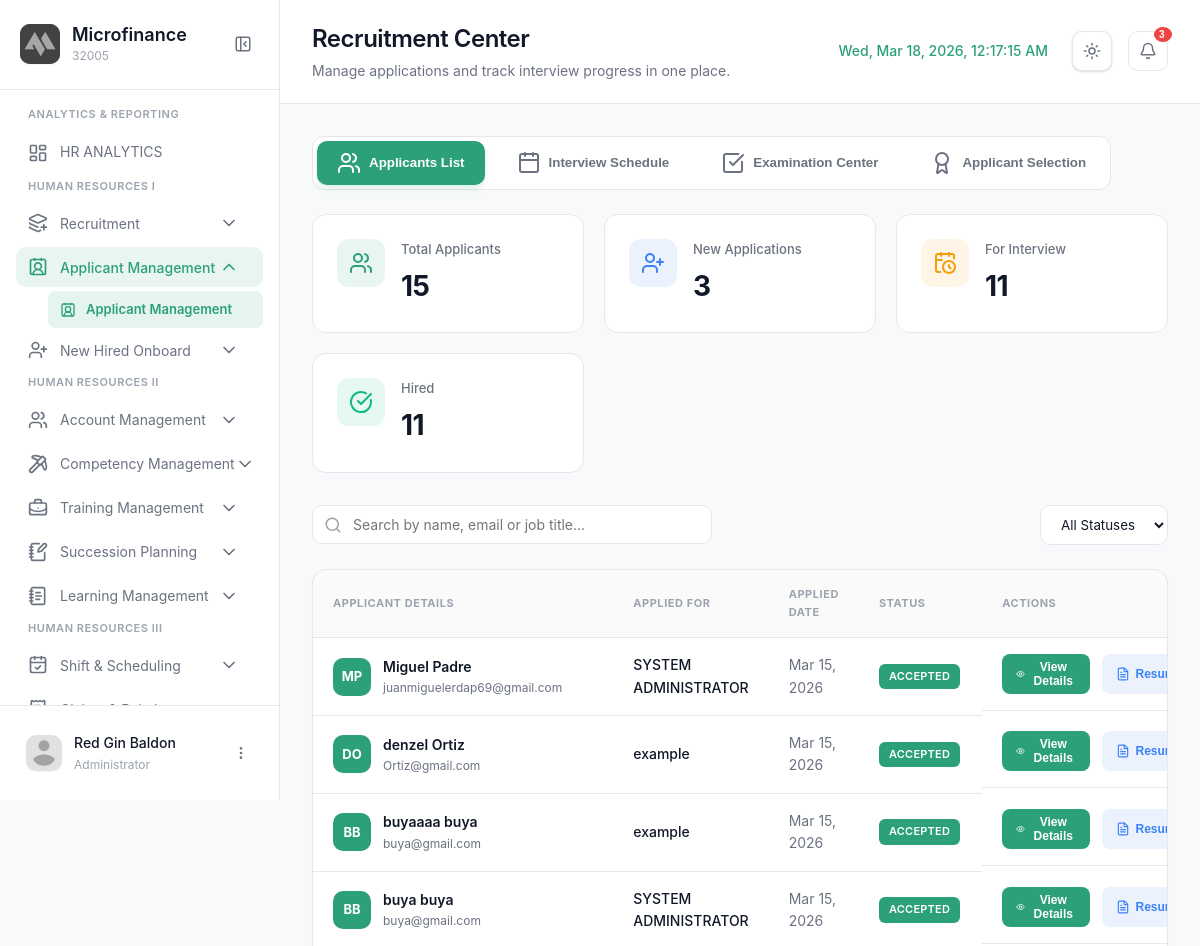
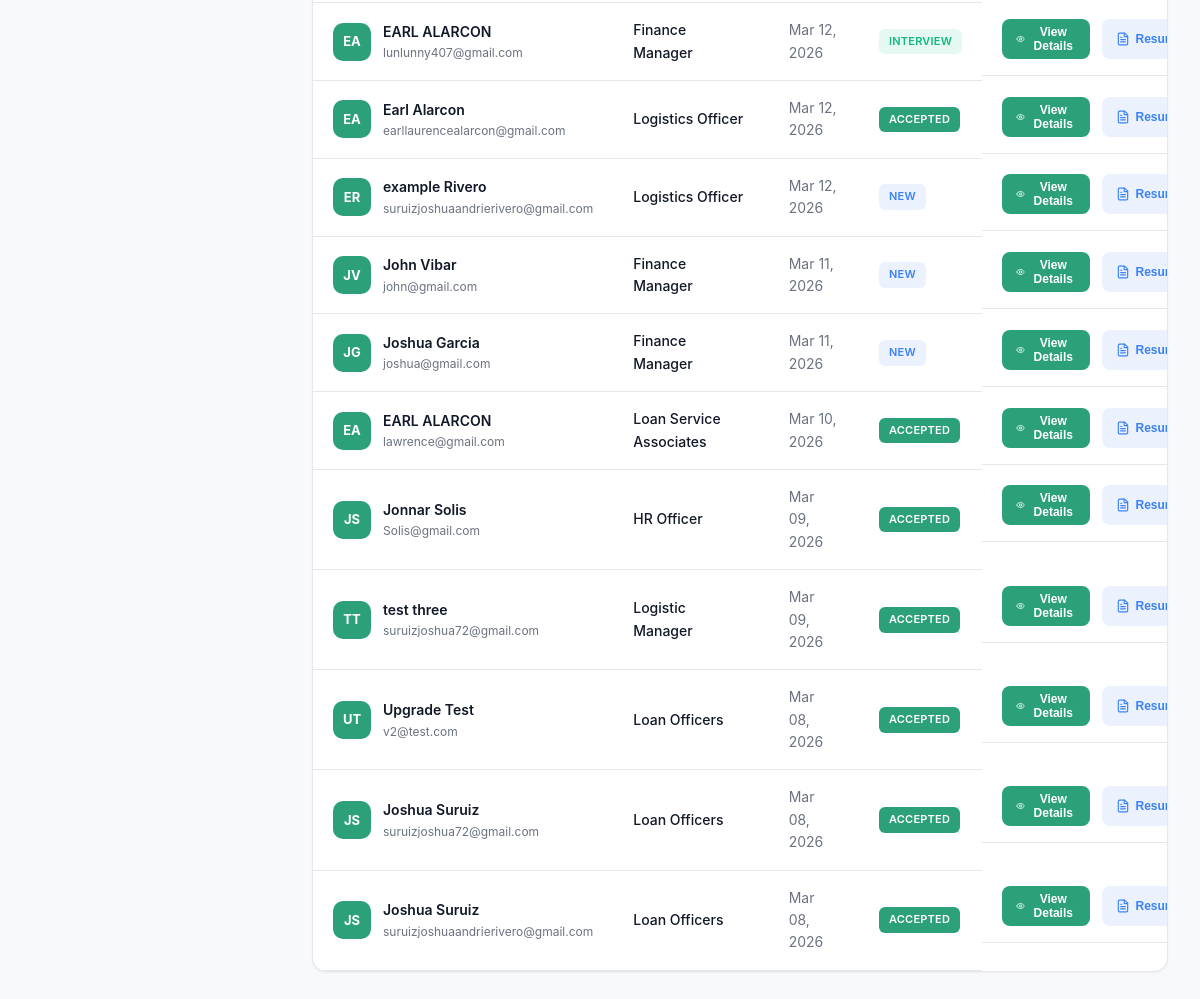
The app's page /modules/admin/applicationmgt.php (signed in) with its own data (2 pictures, top to bottom).
### tables this page shows
CREATE TABLE `applicants` (
  `ApplicantID` int(11) NOT NULL,
  `PostID` int(11) NOT NULL,
  `FirstName` varchar(100) NOT NULL,
  `MiddleName` varchar(100) DEFAULT NULL,
  `LastName` varchar(100) NOT NULL,
  `Email` varchar(150) NOT NULL,
  `Phone` varchar(20) NOT NULL,
  `Gender` varchar(20) DEFAULT NULL,
  `DateOfBirth` date DEFAULT NULL,
  `PermanentAddress` text DEFAULT NULL,
  `EmergencyContactName` varchar(200) DEFAULT NULL,
  `EmergencyRelationship` varchar(50) DEFAULT NULL,
  `EmergencyPhone` varchar(20) DEFAULT NULL,
  `ResumePath` varchar(255) DEFAULT NULL,
  `GovIDPath` varchar(255) DEFAULT NULL,
  `ClearancePath` varchar(255) DEFAULT NULL,
  `TORPath` varchar(255) DEFAULT NULL,
  `IDPicturePath` varchar(255) DEFAULT NULL,
  `Status` enum('New','Reviewed','Shortlisted','Interview','Rejected','Accepted') DEFAULT 'New',
  `AppliedAt` timestamp NOT NULL DEFAULT current_timestamp(),
  `ApprovalStatus` varchar(50) DEFAULT 'Pending Manager Approval',
  `ExamScore` int(11) DEFAULT NULL,
  `ExamStatus` varchar(50) DEFAULT 'Pending',
  `ResumeScore` int(11) DEFAULT 0
);

CREATE TABLE `job_postings` (
  `PostID` int(11) NOT NULL,
  `RequisitionID` int(11) NOT NULL,
  `Title` varchar(255) NOT NULL,
  `Department` varchar(100) DEFAULT NULL,
  `Location` varchar(100) DEFAULT 'Metro Manila',
  `JobType` enum('Full-time','Part-time','Contract','Temporary') DEFAULT 'Full-time',
  `SalaryType` varchar(50) DEFAULT NULL,
  `SalaryRange` varchar(100) DEFAULT NULL,
  `Category` enum('Technology','Design','Marketing','Human Resources','Finance','Operations') DEFAULT 'Operations',
  `Description` text DEFAULT NULL,
  `Responsibilities` text DEFAULT NULL,
  `Requirements` text DEFAULT NULL,
  `Status` enum('Live','Closed','Archived') DEFAULT 'Live',
  `CreatedAt` timestamp NOT NULL DEFAULT current_timestamp()
);

### modules/admin/applicationmgt.php (the view, shortened to what this page needs)
<?php
require_once '../../config/config.php';
$page = 'applicationmgt';
$module = 'applicationmgt';
$stats = [
    'Total' => $conn->query("SELECT COUNT(*) FROM applicants")->fetch_row()[0],
    'New' => $conn->query("SELECT COUNT(*) FROM applicants WHERE Status = 'New'")->fetch_row()[0],
    'Shortlisted' => $conn->query("SELECT COUNT(*) FROM applicants WHERE Status = 'Shortlisted'")->fetch_row()[0],
    'Accepted' => $conn->query("SELECT COUNT(*) FROM applicants WHERE Status = 'Accepted'")->fetch_row()[0]
];
$query = "SELECT a.*, j.Title as JobTitle
          FROM applicants a
          JOIN job_postings j ON a.PostID = j.PostID
          ORDER BY a.AppliedAt DESC";
$applicants = $conn->query($query);
$interviewQuery = "SELECT s.*, a.FirstName, a.LastName, a.Email, a.Status, j.Title as JobTitle, u.Username as InterviewerName
                  FROM interview_schedules s
                  JOIN applicants a ON s.ApplicantID = a.ApplicantID
                  JOIN job_postings j ON a.PostID = j.PostID
                  JOIN useraccounts u ON s.InterviewerID = u.AccountID
                  ORDER BY s.InterviewDate ASC, s.InterviewTime ASC";
$interviews = $conn->query($interviewQuery);
?>
<!DOCTYPE html>
<html lang="en">
<head>
  <link rel="stylesheet" href="../../css/applicationmgt.css?v=<?php echo time(); ?>">
</head>
<body>
  <aside class="sidebar" id="sidebar">
    <div class="sidebar-header">
      <div class="logo-container">
        <div class="logo-wrapper">
          <img src="../../img/logo.png" alt="Logo" class="logo">
        </div>
        <div class="logo-text">
          <h2 class="app-name">Microfinance</h2>
          <span class="app-tagline">32005</span>
        </div>
      </div>
      <button class="sidebar-toggle" id="sidebarToggle">
        <i data-lucide="panel-left-close"></i>
      </button>
    </div>
     <nav class="sidebar-nav">
      <div class="nav-section">
        <span class="nav-section-title">ANALYTICS & REPORTING</span>
        <a href="dashboard.php" class="nav-item">
          <i data-lucide="layout-dashboard"></i>
          <span>HR ANALYTICS</span>
        </a>
      </div>
      <div class="nav-section">
        <span class="nav-section-title">HUMAN RESOURCES I</span>
        <div class="nav-item-group <?php echo ($module === 'recruitment') ? 'active' : ''; ?>">
          <button class="nav-item has-submenu" data-module="recruitment">
            <div class="nav-item-content">
              <i data-lucide="layers-plus"></i>
              <span>Recruitment</span>
            </div>
            <i data-lucide="chevron-down" class="submenu-icon"></i>
          </button>
        </div>
        <div class="nav-item-group <?php echo ($module === 'applicationmgt') ? 'active' : ''; ?>">
          <button class="nav-item has-submenu <?php echo ($module === 'applicationmgt') ? 'active' : ''; ?>" data-module="applicationmgt">
            <div class="nav-item-content">
              <i data-lucide="contact-round"></i>
              <span>Applicant Management</span>
            </div>
            <i data-lucide="chevron-down" class="submenu-icon"></i>
          </button>
          <div class="submenu" id="submenu-applicationmgt">
            <a href="applicationmgt.php" class="submenu-item <?php echo ($page === 'applicationmgt') ? 'active' : ''; ?>">
              <i data-lucide="contact-round"></i>
              <span>Applicant Management</span>
            </a>
          </div>
        </div>
        <div class="nav-item-group <?php echo ($module === 'newhiredonboard') ? 'active' : ''; ?>">
          <button class="nav-item has-submenu" data-module="newhiredonboard">
            <div class="nav-item-content">
              <i data-lucide="user-plus"></i>
              <span>New Hired Onboard</span>
            </div>
            <i data-lucide="chevron-down" class="submenu-icon"></i>
          </button>
        </div>
      </div>
      <div class="nav-section">
        <span class="nav-section-title">HUMAN RESOURCES II</span>
        <div class="nav-item-group <?php echo ($module === 'accounts') ? 'active' : ''; ?>">
          <button class="nav-item has-submenu <?php echo ($module === 'accounts') ? 'active' : ''; ?>" data-module="accounts">
            <div class="nav-item-content">
              <i data-lucide="users"></i>
              <span>Account Management</span>
            </div>
            <i data-lucide="chevron-down" class="submenu-icon"></i>
          </button>
        </div>
        <div class="nav-item-group <?php echo ($module === 'competency') ? 'active' : ''; ?>">
          <button class="nav-item has-submenu <?php echo ($module === 'competency') ? 'active' : ''; ?>" data-module="competency">
              <div class="nav-item-content">
                <i data-lucide="pickaxe"></i>
                <span>Competency Management</span>
              </div>
              <i data-lucide="chevron-down" class="submenu-icon"></i>
            </button>
            </div>
        <div class="nav-item-group <?php echo ($module === 'training') ? 'active' : ''; ?>">
          <button class="nav-item has-submenu <?php echo ($module === 'training') ? 'active' : ''; ?>" data-module="training">
              <div class="nav-item-content">
                <i data-lucide="briefcase-business"></i>
                <span>Training Management</span>
              </div>
              <i data-lucide="chevron-down" class="submenu-icon"></i>
            </button>
        </div>
        <div class="nav-item-group <?php echo ($module === 'succession') ? 'active' : ''; ?>">
          <button class="nav-item has-submenu <?php echo ($module === 'succession') ? 'active' : ''; ?>" data-module="succession">
              <div class="nav-item-content">
                <i data-lucide="notebook-pen"></i>
                <span>Succession Planning</span>
              </div>
              <i data-lucide="chevron-down" class="submenu-icon"></i>
            </button>
        </div>
        <div class="nav-item-group <?php echo ($module === 'learning') ? 'active' : ''; ?>">
          <button class="nav-item has-submenu <?php echo ($module === 'learning') ? 'active' : ''; ?>" data-module="learning">
              <div class="nav-item-content">
                <i data-lucide="notebook-text"></i>
                <span>Learning Management</span>
              </div>
              <i data-lucide="chevron-down" class="submenu-icon"></i>
            </button>
        </div>
      </div>
      <div class="nav-section">
            <span class="nav-section-title">HUMAN RESOURCES III</span>
          <div class="nav-item-group <?php echo ($module === 'shift') ? 'active' : ''; ?>">
            <button class="nav-item has-submenu <?php echo ($module === 'shift') ? 'active' : ''; ?>" data-module="shift">
              <div class="nav-item-content">
                <i data-lucide="calendar-check"></i>
                <span>Shift & Scheduling</span>
              </div>
              <i data-lucide="chevron-down" class="submenu-icon"></i>
            </button>
        </div>
        <div class="nav-item-group <?php echo ($module === 'claims') ? 'active' : ''; ?>">
          <button class="nav-item has-submenu <?php echo ($module === 'claims') ? 'active' : ''; ?>" data-module="claims">
              <div class="nav-item-content">
                <i data-lucide="receipt-text"></i>
                <span>Claims & Reimbursements</span>
              </div>
              <i data-lucide="chevron-down" class="submenu-icon"></i>
            </button>
        </div>
    </nav>
    <div class="sidebar-footer">
      <div class="user-profile">
        <div class="user-avatar">
          <img src="../../img/profile.png" alt="User">
        </div>
        <div class="user-info">
          <span class="user-name"><?php echo htmlspecialchars($_SESSION['username'] ?? 'Admin'); ?></span>
          <span class="user-role">Administrator</span>
        </div>
        <button class="user-menu-btn" id="userMenuBtn">
          <i data-lucide="more-vertical"></i>
        </button>
      </div>
    </div>
  </aside>
  <main class="main-content">
    <header class="page-header">
      <div class="header-left">
        <div class="header-title">
          <h1>Recruitment Center</h1>
          <p>Manage applications and track interview progress in one place.</p>
        </div>
      </div>
      <div class="header-right">
        <div class="header-clock">
          <span id="realTimeClock"></span>
        </div>
        <button class="theme-toggle" id="themeToggle" aria-label="Toggle theme">
          <i data-lucide="sun" class="sun-icon"></i>
        </button>
        <button class="icon-btn">
          <i data-lucide="bell"></i>
          <span class="badge" id="notifBadge" style="background:#ef4444; position:absolute; top:-5px; right:-5px; font-size:10px; padding:2px 5px; color:white; border-radius:50%;"><?php echo $stats['New']; ?></span>
        </button>
      </div>
    </header>
    <div class="content-wrapper">
      <div class="tabs-container">
        <button class="tab-btn active" data-tab="applicants">
          <i data-lucide="users"></i>
          <span>Applicants List</span>
        </button>
        <button class="tab-btn" data-tab="interviews">
          <i data-lucide="calendar"></i>
          <span>Interview Schedule</span>
        </button>
        <button class="tab-btn" data-tab="hiring">
          <i data-lucide="check-square"></i>
          <span>Examination Center</span>
        </button>
        <button class="tab-btn" data-tab="selection">
          <i data-lucide="award"></i>
          <span>Applicant Selection</span>
        </button>
      </div>
      <div id="applicantsTab" class="tab-content active">
        <div class="stats-grid">
          <div class="stat-card">
            <div class="stat-icon" style="background: rgba(44, 160, 120, 0.1); color: var(--brand-green);">
              <i data-lucide="users"></i>
            </div>
            <div class="stat-content">
              <span class="stat-label">Total Applicants</span>
              <h3 class="stat-value"><?php echo number_format($stats['Total']); ?></h3>
            </div>
          </div>
          <div class="stat-card">
            <div class="stat-icon" style="background: rgba(59, 130, 246, 0.1); color: #3b82f6;">
              <i data-lucide="user-plus"></i>
            </div>
            <div class="stat-content">
              <span class="stat-label">New Applications</span>
              <h3 class="stat-value"><?php echo $stats['New']; ?></h3>
            </div>
          </div>
          <div class="stat-card">
            <div class="stat-icon" style="background: rgba(245, 158, 11, 0.1); color: #f59e0b;">
              <i data-lucide="calendar-clock"></i>
            </div>
            <div class="stat-content">
              <span class="stat-label">For Interview</span>
              <h3 class="stat-value"><?php echo ($interviews ? $interviews->num_rows : 0); ?></h3>
            </div>
          </div>
          <div class="stat-card">
            <div class="stat-icon" style="background: rgba(16, 185, 129, 0.1); color: #10b981;">
              <i data-lucide="check-circle"></i>
            </div>
            <div class="stat-content">
              <span class="stat-label">Hired</span>
              <h3 class="stat-value"><?php echo $stats['Accepted']; ?></h3>
            </div>
          </div>
        </div>
        <div class="toolbar">
          <div class="search-box">
            <input type="text" id="applicantSearch" placeholder="Search by name, email or job title...">
          </div>
          <div class="filter-group">
            <select id="statusFilter" class="filter-select">
              <option value="all">All Statuses</option>
            </select>
          </div>
        </div>
      <div class="table-container">
        <table class="applicant-table">
          <thead>
            <tr>
              <th>Applicant Details</th>
              <th>Applied For</th>
              <th>Applied Date</th>
              <th>Status</th>
              <th>Actions</th>
            </tr>
          </thead>
          <tbody id="applicantTableBody">
            <?php
            $applicants->data_seek(0);
            while($row = $applicants->fetch_assoc()):
               $initials = strtoupper(substr($row['FirstName'], 0, 1) . substr($row['LastName'], 0, 1));
               $statusClass = "badge-" . strtolower($row['Status']);
            ?>
            <tr class="applicant-row" data-status="<?php echo $row['Status']; ?>">
              <td>
                <div class="user-info-cell">
                  <div class="initials-avatar"><?php echo $initials; ?></div>
                  <div class="name-email">
                    <span class="applicant-name"><?php echo htmlspecialchars($row['FirstName'] . ' ' . $row['LastName']); ?></span>
                    <span class="applicant-email"><?php echo htmlspecialchars($row['Email']); ?></span>
                  </div>
                </div>
              </td>
              <td>
                <div style="font-weight:500; color:var(--text-primary);"><?php echo htmlspecialchars($row['JobTitle']); ?></div>
              </td>
              <td style="color:var(--text-secondary);">
                <?php echo date('M d, Y', strtotime($row['AppliedAt'])); ?>
              </td>
              <td>
                <span class="badge <?php echo $statusClass; ?>"><?php echo $row['Status']; ?></span>
              </td>
              <td style="display:flex; gap:8px;">
                <button class="action-btn view-details" data-id="<?php echo $row['ApplicantID']; ?>" style="background:var(--brand-green); color:white; border:none; padding:6px 14px; border-radius:8px; font-size:12px; font-weight:600; cursor:pointer; display:flex; align-items:center; gap:6px;">
                  <i data-lucide="eye" style="width:14px;"></i>
                  <span>View Details</span>
                </button>
                <button class="action-btn download-resume" onclick="window.open('../../<?php echo $row['ResumePath']; ?>')" style="background:rgba(59,130,246,0.1); color:#3b82f6; border:none; padding:6px 14px; border-radius:8px; font-size:12px; font-weight:600; cursor:pointer; display:flex; align-items:center; gap:6px;">
                  <i data-lucide="file-text" style="width:14px;"></i>
                  <span>Resume</span>
                </button>
              </td>
            </tr>
            <?php endwhile; ?>
          </tbody>
        </table>
      </div>
    </div>
    </div>
  </main>
</body>
</html>

### records on screen
applicants: initials "MP", FirstName+LastName "Miguel Padre", Email "juanmiguelerdap69@gmail.com", PostID.Title "SYSTEM ADMINISTRATOR", AppliedAt "Mar 15, 2026", Status "ACCEPTED"
applicants: initials "DO", FirstName+LastName "denzel Ortiz", Email "Ortiz@gmail.com", PostID.Title "example", AppliedAt "Mar 15, 2026", Status "ACCEPTED"
applicants: initials "BB", FirstName+LastName "buyaaaa buya", Email "buya@gmail.com", PostID.Title "example", AppliedAt "Mar 15, 2026", Status "ACCEPTED"
applicants: initials "BB", FirstName+LastName "buya buya", Email "buya@gmail.com", PostID.Title "SYSTEM ADMINISTRATOR", AppliedAt "Mar 15, 2026", Status "ACCEPTED"
applicants: initials "EA", FirstName+LastName "EARL ALARCON", Email "lunlunny407@gmail.com", PostID.Title "Finance Manager", AppliedAt "Mar 12, 2026", Status "INTERVIEW"
applicants: initials "EA", FirstName+LastName "Earl Alarcon", Email "earllaurencealarcon@gmail.com", PostID.Title "Logistics Officer", AppliedAt "Mar 12, 2026", Status "ACCEPTED"
applicants: initials "ER", FirstName+LastName "example Rivero", Email "suruizjoshuaandrierivero@gmail.com", PostID.Title "Logistics Officer", AppliedAt "Mar 12, 2026", Status "NEW"
applicants: initials "JV", FirstName+LastName "John Vibar", Email "john@gmail.com", PostID.Title "Finance Manager", AppliedAt "Mar 11, 2026", Status "NEW"
applicants: initials "JG", FirstName+LastName "Joshua Garcia", Email "joshua@gmail.com", PostID.Title "Finance Manager", AppliedAt "Mar 11, 2026", Status "NEW"
applicants: initials "EA", FirstName+LastName "EARL ALARCON", Email "lawrence@gmail.com", PostID.Title "Loan Service Associates", AppliedAt "Mar 10, 2026", Status "ACCEPTED"
applicants: initials "JS", FirstName+LastName "Jonnar Solis", Email "Solis@gmail.com", PostID.Title "HR Officer", AppliedAt "Mar 09, 2026", Status "ACCEPTED"
applicants: initials "TT", FirstName+LastName "test three", Email "suruizjoshua72@gmail.com", PostID.Title "Logistic Manager", AppliedAt "Mar 09, 2026", Status "ACCEPTED"
applicants: initials "UT", FirstName+LastName "Upgrade Test", Email "v2@test.com", PostID.Title "Loan Officers", AppliedAt "Mar 08, 2026", Status "ACCEPTED"
applicants: initials "JS", FirstName+LastName "Joshua Suruiz", Email "suruizjoshua72@gmail.com", PostID.Title "Loan Officers", AppliedAt "Mar 08, 2026", Status "ACCEPTED"
applicants: initials "JS", FirstName+LastName "Joshua Suruiz", Email "suruizjoshuaandrierivero@gmail.com", PostID.Title "Loan Officers", AppliedAt "Mar 08, 2026", Status "ACCEPTED"

### other values on screen
$_SESSION['username'] "Red Gin Baldon"
$stats['New'] "3"
$stats['Total'] "15"
$interviews->num_rows "11"
$stats['Accepted'] "11"
